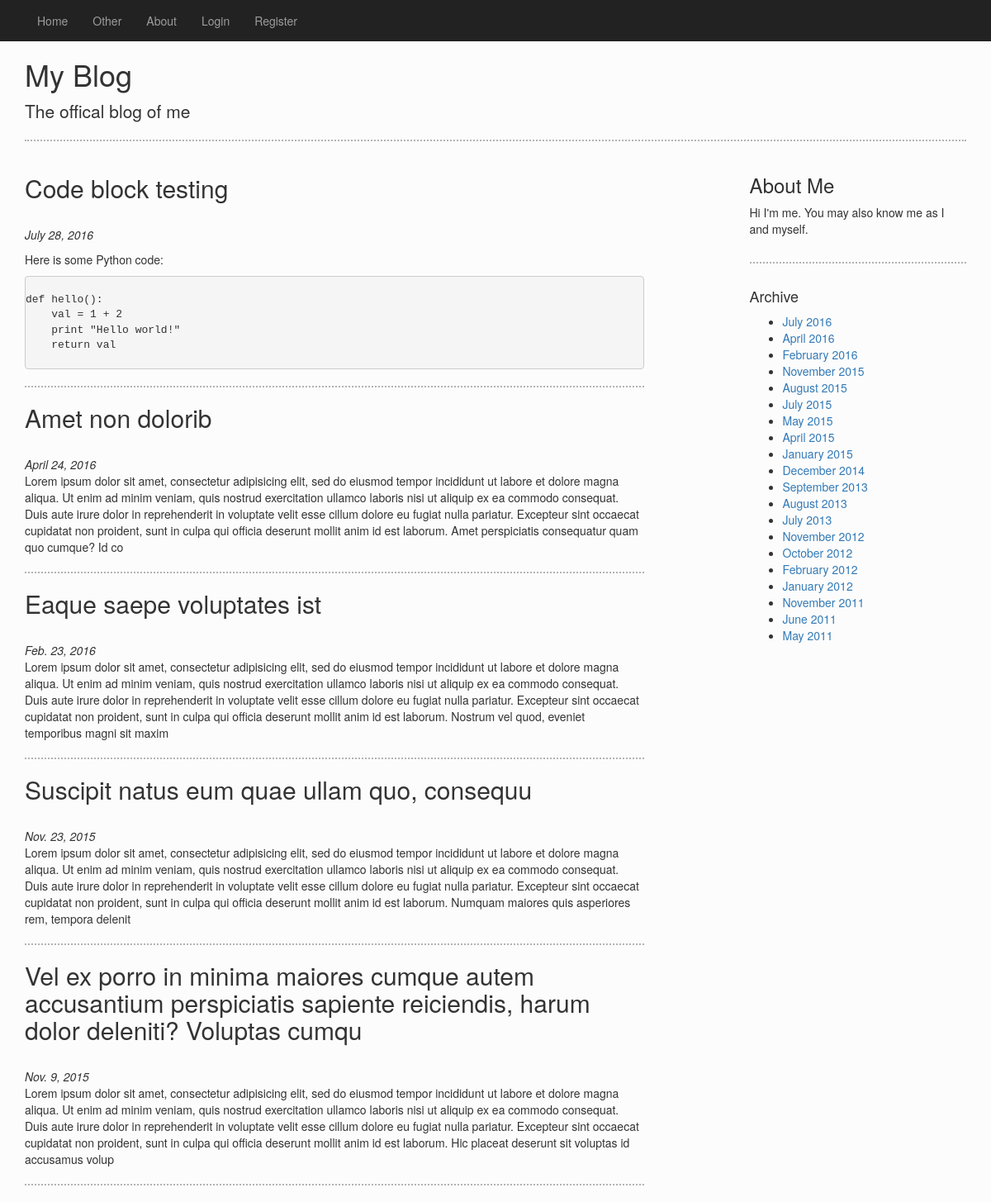
Screenshot of /blog/ with the database file from the repository.
### blog/models.py (models this page shows, shortened)
class BlogPost(models.Model):
    title = models.CharField(max_length=128)
    author = models.CharField(max_length=64)
    pubDate = models.DateField()
    slug = models.SlugField(max_length=128)
    body = models.TextField()
    summary = models.TextField()

### blog/views.py (the view)
def index(request):
    posts = BlogPost.objects.order_by('-pubDate')[:5]
    context_dict = {'posts': posts}
    return render(request, 'blog/index.html', context_dict)

### blog/templatetags/blog_extras.py (called while the page is built)
@register.inclusion_tag('blog/archive_template.html')
def print_dates():
    dates = []
    archives = []
    posts = BlogPost.objects.all().order_by('-pubDate')
    for post in posts:
        date = post.pubDate.strftime("%B %Y")
        if date not in dates:
            dates.append(date)
            archives.append((date, slugify(date)))
    context_dict = {'archives': archives}
    return context_dict

### blog/templates/blog/index.html (shortened to what this page needs)
{% extends 'blog/base.html' %}
{% block body_block %}
    {% if posts %}
        <div id="posts">
        {% for post in posts %}
            <div>
                <h2 class="post-title">
                    <a href="{% url 'post' post.slug %}">{{ post.title }}</a>
                </h2>
                <br/>
                <em class="pubdate">{{ post.pubDate }}</em>
                <br/>
                <p class="post-summary">
                    {% if forloop.first %}
                        {{ post.body|safe }}
                    {% else %}
                        {{ post.summary|safe }}
                    {% endif %}
                </p>
                <hr/>
            </div>
        {% endfor %}
        </div>
    {% else %}
        There aren't any blog posts yet!
    {% endif %}
{% endblock %}

### static/css/base.css (style rules this page uses)
body { background-color: #FCFCFC; }
pre { padding: 0px; }
hr { border-top: 2px dotted #B3B3B3; }
h2 > a { color: #333; }

### rows the page displays
BlogPost: title "Code block testing", pubDate "July 28, 2016", body "Here is some Python code: def hello(): val = 1 + 2 print \"Hello world!\" return val"
BlogPost: title "Amet non dolorib", pubDate "April 24, 2016", summary "Lorem ipsum dolor sit amet, consectetur adipisicing elit, sed do eiusmod tempor incididunt ut labore et dolore magna aliqua. Ut enim ad minim veniam, quis nostrud exercitation ullamco laboris nisi ut aliquip ex ea commodo consequat. Duis aute irure dolor in reprehenderit in voluptate velit esse cillum dolore eu fugiat nulla pariatur. Excepteur sint occaecat cupidatat non proident, sunt in culpa qui officia deserunt mollit anim id est laborum. Amet perspiciatis consequatur quam quo cumque? Id co"
BlogPost: title "Eaque saepe voluptates ist", pubDate "Feb. 23, 2016", summary "Lorem ipsum dolor sit amet, consectetur adipisicing elit, sed do eiusmod tempor incididunt ut labore et dolore magna aliqua. Ut enim ad minim veniam, quis nostrud exercitation ullamco laboris nisi ut aliquip ex ea commodo consequat. Duis aute irure dolor in reprehenderit in voluptate velit esse cillum dolore eu fugiat nulla pariatur. Excepteur sint occaecat cupidatat non proident, sunt in culpa qui officia deserunt mollit anim id est laborum. Nostrum vel quod, eveniet temporibus magni sit maxim"
BlogPost: title "Suscipit natus eum quae ullam quo, consequu", pubDate "Nov. 23, 2015", summary "Lorem ipsum dolor sit amet, consectetur adipisicing elit, sed do eiusmod tempor incididunt ut labore et dolore magna aliqua. Ut enim ad minim veniam, quis nostrud exercitation ullamco laboris nisi ut aliquip ex ea commodo consequat. Duis aute irure dolor in reprehenderit in voluptate velit esse cillum dolore eu fugiat nulla pariatur. Excepteur sint occaecat cupidatat non proident, sunt in culpa qui officia deserunt mollit anim id est laborum. Numquam maiores quis asperiores rem, tempora delenit"
BlogPost: title "Vel ex porro in minima maiores cumque autem accusantium perspiciatis sapiente reiciendis, harum dolor deleniti? Voluptas cumqu", pubDate "Nov. 9, 2015", summary "Lorem ipsum dolor sit amet, consectetur adipisicing elit, sed do eiusmod tempor incididunt ut labore et dolore magna aliqua. Ut enim ad minim veniam, quis nostrud exercitation ullamco laboris nisi ut aliquip ex ea commodo consequat. Duis aute irure dolor in reprehenderit in voluptate velit esse cillum dolore eu fugiat nulla pariatur. Excepteur sint occaecat cupidatat non proident, sunt in culpa qui officia deserunt mollit anim id est laborum. Hic placeat deserunt sit voluptas id accusamus volup"

### other values shown
{{ a.0 }} "July 2016" "April 2016" "February 2016" "November 2015" "August 2015" "July 2015" "May 2015" "April 2015" "January 2015" "December 2014" "September 2013" "August 2013" "July 2013" "November 2012" "October 2012" "February 2012" "January 2012" "November 2011" "June 2011" "May 2011"
